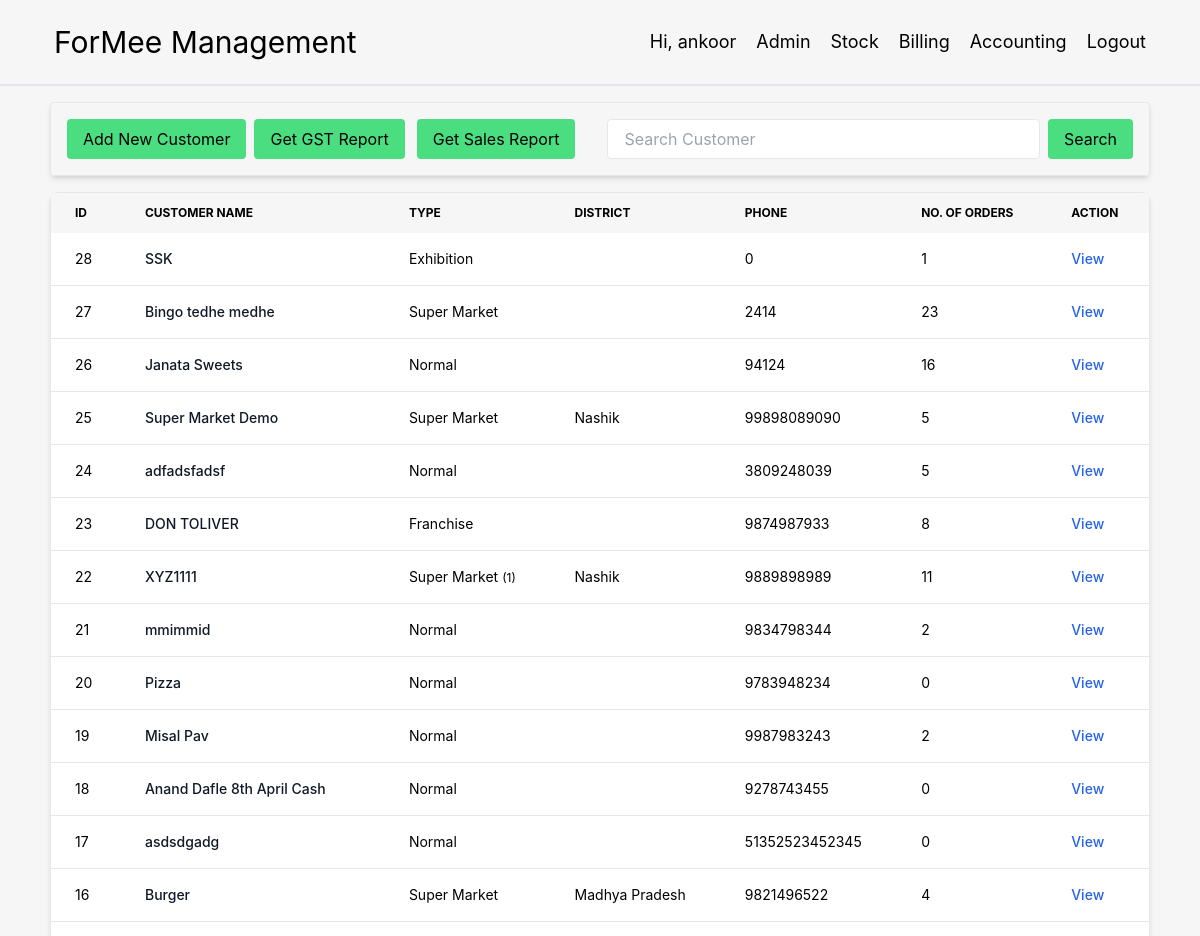
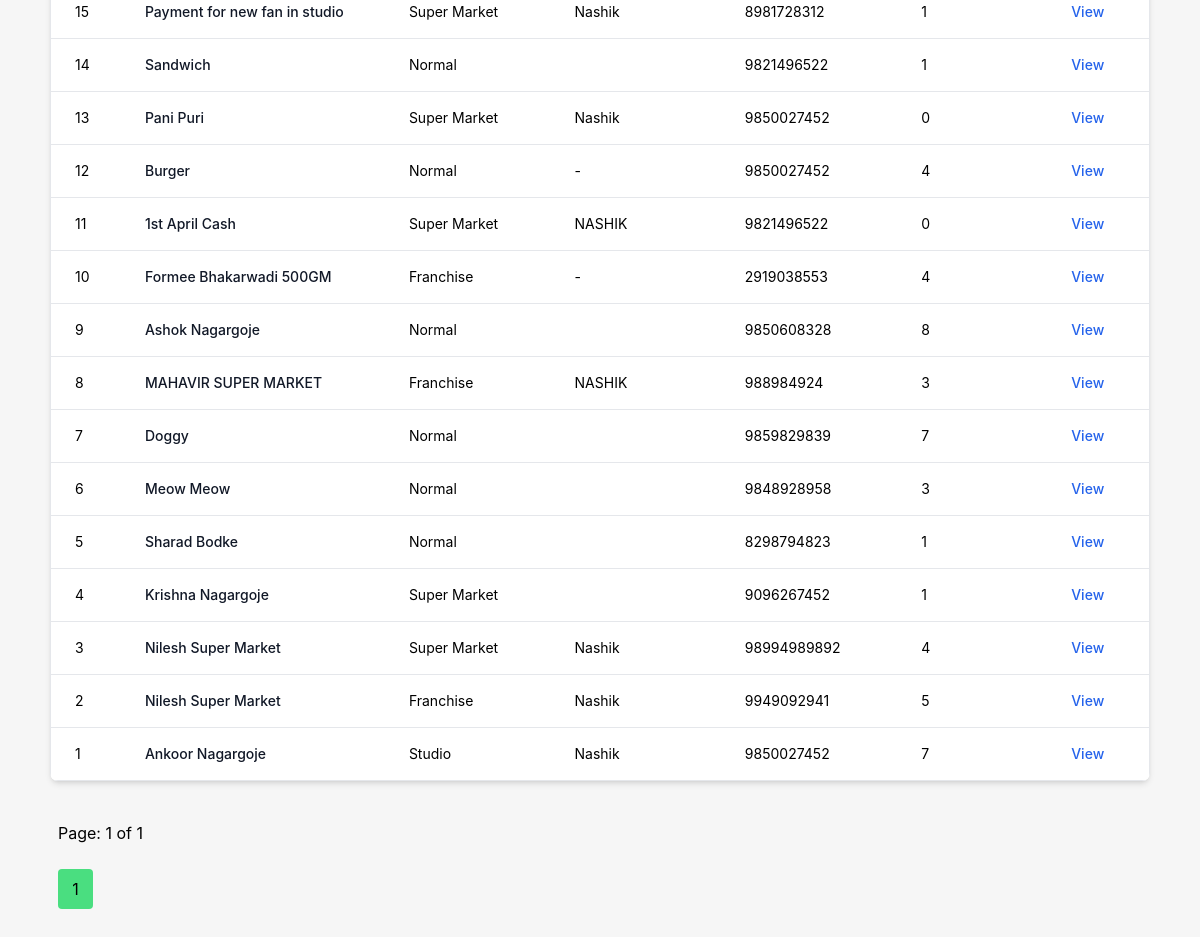
/billing/ (signed in), run on the app's committed database (2 pictures, top to bottom).
### Billing/models.py (models this page shows, shortened)
class Customer(models.Model):
    name = models.CharField(max_length=200)
    address = models.CharField(max_length=200)
    district = models.CharField(max_length=100, default='')
    email = models.EmailField()
    gstin = models.CharField(max_length=100)
    fssai = models.CharField(max_length=100)
    phone = models.PositiveBigIntegerField()
    birth_date = models.CharField(max_length=10, default="")
    order_type = models.CharField(max_length=30, choices=SALE_CHOICE, default='normal')
    franchise_id = models.CharField(default="", max_length=5)
    @property
    def no_of_order(self):
        return self.order_set.count()

### Billing/views.py (the view)
# urls.py: path('billing/', views.customer_list, name='customer_list'),
@login_required
def customer_list(request):
    customers = Customer.objects.all().order_by('-pk')
    customer_search = request.GET.get('customer_search')
    if customer_search != '' and customer_search is not None:
        customers = Customer.objects.filter(name__icontains=customer_search)
    paginator = Paginator(customers, 50)
    page = request.GET.get('page')
    customers = paginator.get_page(page)
    return render(request, 'billing.html', {'customers': customers})

### Billing/templates/billing.html (shortened to what this page needs)
{% extends 'base.html' %}
{% block body %}
<div class="m-auto w-11/12 mt-4 p-2 border rounded flex flex-row justify-between items-center shadow-md">
    <div>
        <a href="add_customer/">
            <button type="button" class="mr-1 m-2 px-4 py-2 bg-green-400 rounded">Add New Customer</button>
        </a>
    </div>
    <div>
        <a href="get-gst-report/">
            <button type="button" class="ml-1 m-2 px-4 py-2 bg-green-400 rounded">Get GST Report</button>
        </a>
    </div><div>
        <a href="get-sales-report/">
            <button type="button" class="ml-1 m-2 px-4 py-2 bg-green-400 rounded">Get Sales Report</button>
        </a>
    </div>
    <div class="grow ml-6">
        <form action="">
            <input type="text" class="w-[100%] h-10 border indent-4 rounded" name="customer_search"
                   placeholder="Search Customer">
    </div>
    <div>
        <button type="submit" class="m-2 px-4 py-2 bg-green-400 rounded">Search</button>
    </div>
</div>
<div class="relative overflow-x-auto shadow-md sm:rounded-lg w-11/12 m-auto mt-4">
    <table class="w-full text-sm text-left border">
        <thead class="text-xs uppercase">
        <tr>
            <th scope="col" class="px-6 py-3">
                Id
            </th>
            <th scope="col" class="px-6 py-3">
                Customer name
            </th>
            <th scope="col" class="px-6 py-3">
                Type
            </th>
            <th scope="col" class="px-6 py-3">
                District
            </th>
            <th scope="col" class="px-6 py-3">
                Phone
            </th>
            <th scope="col" class="px-6 py-3">
                No. of Orders
            </th>
            <th scope="col" class="px-6 py-3">
                Action
            </th>
        </tr>
        </thead>
        <tbody>
        {% for customer in customers %}
        <tr class="bg-white border-b">
            <td class="px-6 py-4">
                {{ customer.id }}
            </td>
            <th scope="row" class="px-6 py-4 font-medium text-gray-900 whitespace-nowrap">
                {{ customer.name }}
            </th>
            <td class="px-6 py-4">
                {{ customer.order_type|title }}
                {% if customer.franchise_id and customer.franchise_id != '0' %}
                <span class="text-xs">({{ customer.franchise_id }})</span>
                {% endif %}
            </td>
            <td class="px-6 py-4">
                {{ customer.district }}
            </td>
            <td class="px-6 py-4">
                {{ customer.phone }}
            </td>
            <td class="px-6 py-4">
                {{ customer.no_of_order }}
            </td>
            <td class="px-6 py-4">
                <a href="{{ customer.id }}/orders/" class="font-medium text-blue-600 hover:underline">View</a>
            </td>
        </tr>
        {% endfor %}
        </tbody>
    </table>
</div>
<div class="w-11/12 m-auto my-10">
    <p class="mx-2">Page: {{ customers.number }} of {{ customers.paginator.num_pages}}</p>
    <br>
    {% for pages in customers.paginator %}
    <a href="?page={{ forloop.counter }}">
        <button class="w-[35px] h-10 rounded mx-2 bg-green-400">{{ forloop.counter }}</button>
    </a>
    {% endfor %}
    <br><br>
</div>
{% endblock %}

### Stock/templates/base.html (shortened to what this page needs)
<!DOCTYPE html>
<html lang="en">
<head>
    {% load static %}
    <script src="https://cdn.tailwindcss.com"></script>
</head>
<body style="font-family: -apple-system, BlinkMacSystemFont, 'Segoe UI', Roboto, Helvetica, Arial, sans-serif, 'Apple Color Emoji', 'Segoe UI Emoji', 'Segoe UI Symbol'; background-color:#f6f6f6;">
<nav class="w-full border-b-2">
    <div name="NAVBAR" class="p-4 flex flex-row w-[95%] m-auto flex-wrap justify-between items-center">
        <div class="flex-initial min-w-1/2">
            <p class="text-3xl p-2">ForMee Management</p>
        </div>
        <div class="flex-auto w-32 flex gap-1 justify-end items-center">
            {% if user.is_authenticated %}
            <div class=" ease-in-out duration-300 rounded-xl hover:bg-gray-200"><p class="text-lg p-2">Hi, {{ user.username }}</p></div>
            {% if user.username == 'ankoor' %}
            <div class=" ease-in-out duration-300 rounded-xl hover:bg-gray-200"><a href="/admin/"><p class="text-lg p-2">Admin</p></a></div>
            {% endif %}
            <div class=" ease-in-out duration-300 rounded-xl hover:bg-gray-200"><a href="/stock/"><p class="text-lg p-2 ease-in-out duration-300">Stock</p></a></div>
            <div class=" ease-in-out duration-300 rounded-xl hover:bg-gray-200"><a href="/billing/"><p class="text-lg p-2 ease-in-out duration-300">Billing</p></a></div>
            <div class=" ease-in-out duration-300 rounded-xl hover:bg-gray-200"><a href="/accounting/"><p class="text-lg p-2 ease-in-out duration-300">Accounting</p></a></div>
            <div class=" ease-in-out duration-300 rounded-xl hover:bg-gray-200"><a href="/logout/"><p class="text-lg p-2 ease-in-out duration-300">Logout</p></a></div>
            {% endif %}
        </div>
    </div>
</nav>
{% block body %}
{% endblock %}
</body>
</html>

### data on the page
Customer: id "28", name "SSK", order_type "Exhibition", phone "0", no_of_order "1"
Customer: id "27", name "Bingo tedhe medhe", order_type "Super Market", phone "2414", no_of_order "23"
Customer: id "26", name "Janata Sweets", order_type "Normal", phone "94124", no_of_order "16"
Customer: id "25", name "Super Market Demo", order_type "Super Market", district "Nashik", phone "99898089090", no_of_order "5"
Customer: id "24", name "adfadsfadsf", order_type "Normal", phone "3809248039", no_of_order "5"
Customer: id "23", name "DON TOLIVER", order_type "Franchise", phone "9874987933", no_of_order "8"
Customer: id "22", name "XYZ1111", order_type "Super Market", franchise_id "1", district "Nashik", phone "9889898989", no_of_order "11"
Customer: id "21", name "mmimmid", order_type "Normal", phone "9834798344", no_of_order "2"
Customer: id "20", name "Pizza", order_type "Normal", phone "9783948234", no_of_order "0"
Customer: id "19", name "Misal Pav", order_type "Normal", phone "9987983243", no_of_order "2"
Customer: id "18", name "Anand Dafle 8th April Cash", order_type "Normal", phone "9278743455", no_of_order "0"
Customer: id "17", name "asdsdgadg", order_type "Normal", phone "51352523452345", no_of_order "0"
Customer: id "16", name "Burger", order_type "Super Market", district "Madhya Pradesh", phone "9821496522", no_of_order "4"
Customer: id "15", name "Payment for new fan in studio", order_type "Super Market", district "Nashik", phone "8981728312", no_of_order "1"
Customer: id "14", name "Sandwich", order_type "Normal", phone "9821496522", no_of_order "1"
Customer: id "13", name "Pani Puri", order_type "Super Market", district "Nashik", phone "9850027452", no_of_order "0"
Customer: id "12", name "Burger", order_type "Normal", district "-", phone "9850027452", no_of_order "4"
Customer: id "11", name "1st April Cash", order_type "Super Market", district "NASHIK", phone "9821496522", no_of_order "0"
Customer: id "10", name "Formee Bhakarwadi 500GM", order_type "Franchise", district "-", phone "2919038553", no_of_order "4"
Customer: id "9", name "Ashok Nagargoje", order_type "Normal", phone "9850608328", no_of_order "8"
Customer: id "8", name "MAHAVIR SUPER MARKET", order_type "Franchise", district "NASHIK", phone "988984924", no_of_order "3"
Customer: id "7", name "Doggy", order_type "Normal", phone "9859829839", no_of_order "7"
Customer: id "6", name "Meow Meow", order_type "Normal", phone "9848928958", no_of_order "3"
Customer: id "5", name "Sharad Bodke", order_type "Normal", phone "8298794823", no_of_order "1"
Customer: id "4", name "Krishna Nagargoje", order_type "Super Market", phone "9096267452", no_of_order "1"
Customer: id "3", name "Nilesh Super Market", order_type "Super Market", district "Nashik", phone "98994989892", no_of_order "4"
Customer: id "2", name "Nilesh Super Market", order_type "Franchise", district "Nashik", phone "9949092941", no_of_order "5"
Customer: id "1", name "Ankoor Nagargoje", order_type "Studio", district "Nashik", phone "9850027452", no_of_order "7"

### other printed values
{{ user.username }} "ankoor"
{{ customers.number }} "1"
{{ customers.paginator.num_pages }} "1"
